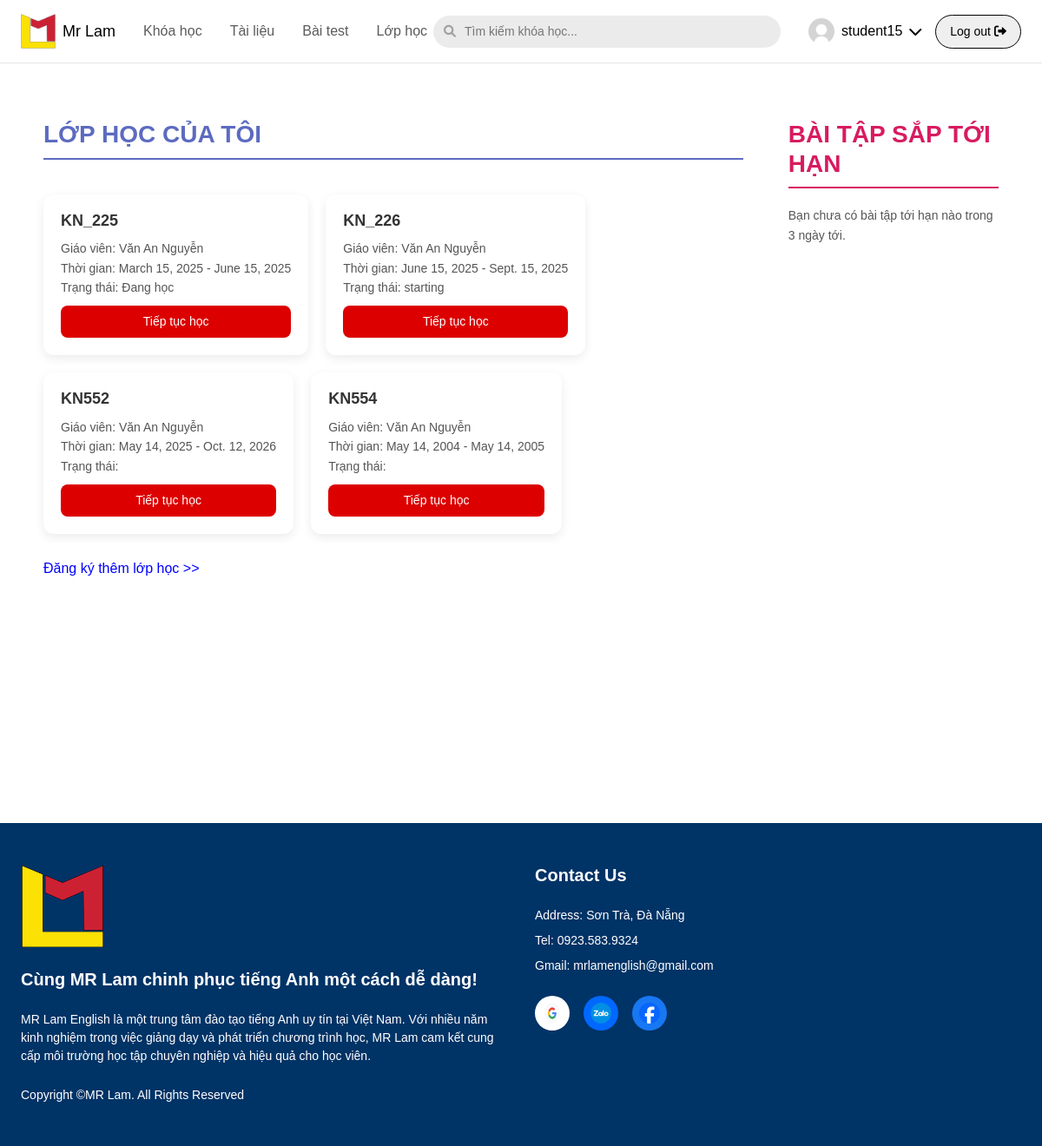
The app's page /MyClass/class/ (signed in), older data.
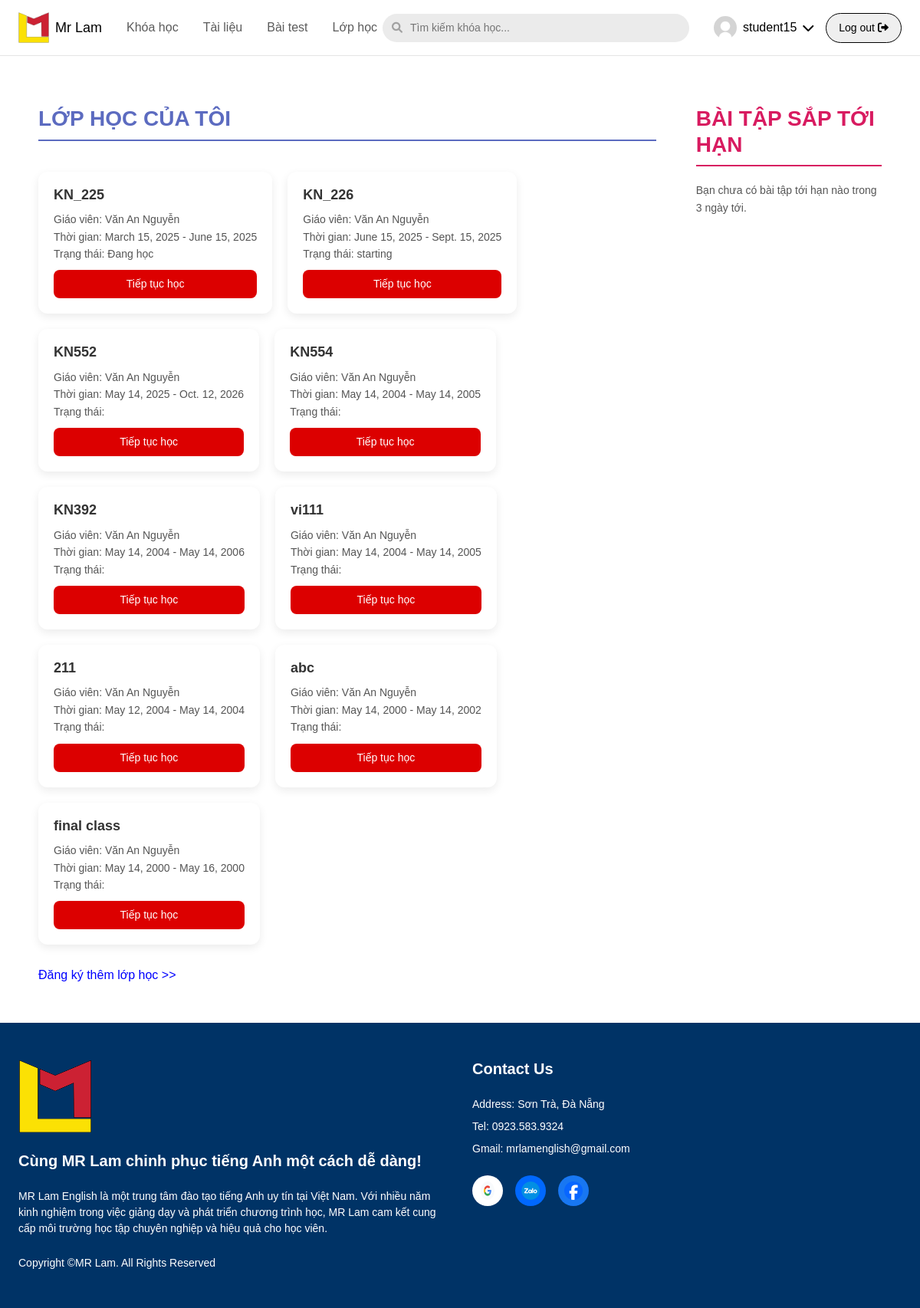
The same page, newer data.
### english/models.py (models this page shows, shortened)
class COURSE(models.Model):
    course_id = models.AutoField(primary_key=True)
    course_name = models.CharField(max_length=100)
    description = models.TextField(null=True, blank=True)
    price = models.IntegerField(null=True, blank=True)
    des_teacher = models.CharField(max_length=100, null=True, blank=True)
    teacher_name = models.CharField(max_length=100, null=True, blank=True)
    image = models.ImageField(upload_to="media/course",null=True, blank=True)
    class Meta:
        db_table = 'COURSE'

class CLASS(models.Model):
    STATUS_CHOICES = [
        ('ongoing', 'Đang học'),
        ('starting', 'Đang bắt đầu'),
        ('finished', 'Đã kết thúc'),
    ]
    class_id = models.AutoField(primary_key=True)
    class_name = models.CharField(max_length=50)
    course = models.ForeignKey(COURSE, on_delete=models.CASCADE)
    begin_time = models.DateField()
    end_time = models.DateField()
    status = models.CharField(max_length=20, choices=STATUS_CHOICES)
    timetable = models.CharField(max_length=1000,null=True,blank=True)
    class Meta:
        db_table = 'CLASS'

### MyClass/views.py (the view, shortened to what this page needs)
# urls.py: path('class/', views.student_class, name='student_class'),
@login_required
def student_class(request):
    user_classes = USER_CLASS.objects.filter(user=request.user).select_related('classes__course')
    if not user_classes:
        return render(request, 'student_class.html', {
            'error': 'Bạn chưa được đăng ký vào bất kỳ lớp học nào. Vui lòng liên hệ giáo viên.',
            'page_title': 'Lớp học của tôi'
        })
    class_data = []
    for user_class in user_classes:
        class_instance = user_class.classes
        class_data.append({
            'class_id': class_instance.class_id,
            'class_name': class_instance.class_name,
            'course_name': class_instance.course.course_name,
            'begin_time': class_instance.begin_time,
            'end_time': class_instance.end_time,
            'status': class_instance.status,
            'course_id': class_instance.course.course_id,
            'teacher_name': class_instance.course.teacher_name or "Chưa có giáo viên",  # Get from COURSE
        })
    now = timezone.now().date()
    due_date_limit = now + timedelta(days=3)
    upcoming_assignments = []
    for user_class in user_classes:
        lesson_details = LESSON_DETAIL.objects.filter(classes=user_class.classes).select_related('lesson__course')
        for lesson_detail in lesson_details:
            exercises = EXERCISE.objects.filter(
                lessondetail=lesson_detail,
                duedate__gte=now,
                duedate__lte=due_date_limit
            )
    return render(request, 'student_class.html', {
        'class_data': class_data,
        'page_title': 'Lớp học của tôi',
        'upcoming_assignments': upcoming_assignments,
    })

### MyClass/templates/student_class.html (shortened to what this page needs)
{% extends 'base.html' %}
{% load static %}
{% block bootstrap %}
    <link href="https://cdn.jsdelivr.net/npm/bootstrap@5.3.2/dist/css/bootstrap.min.css" rel="stylesheet">
{% endblock %}
{% block content %}
<main class="main-container">
    <div class="main-content">
        <div class="student_class">
            <h2 class="section-title" style="border-bottom: 2px solid #5c6bc0;color:#5c6bc0;align-items:flex-start">LỚP HỌC CỦA TÔI</h2>
            <div class="listclass">
                {% if user.is_authenticated %}
                    {% if class_data %}
                        {% for class in class_data %}
                        <div class="course-card">
                            <h3 class="course-title">{{ class.class_name }}</h3>
                            <p class="course-teacher">Giáo viên: {{ class.teacher_name|default:"Chưa có giáo viên" }}</p>
                            <p class="course-teacher">Thời gian: {{ class.begin_time }} - {{ class.end_time }}</p>
                            <p class="course-teacher">Trạng thái: {{ class.status }}</p>
                            <a href="{% url 'student_homework' class.class_id %}" class="btn btn-custom-success">Tiếp tục học</a>
                        </div>
                        {% endfor %}
                    {% else %}
                        <p class="course-teacher">Bạn chưa đăng ký lớp học nào.</p>
                    {% endif %}
                {% else %}
                    <a href="{% url 'login' %}" class="course-teacher">Để xem lớp học, bạn cần đăng nhập.</a>
                {% endif %}
            </div>
            <a href="{% url 'course' %}" style="color:blue;margin-top:1vh"> Đăng ký thêm lớp học >></a>
        </div>
        <div class="upcoming-assignments">
            <h2 class="section-title" style="color: #d81b60">BÀI TẬP SẮP TỚI HẠN</h2>
            <div class="assignment-list">
                {% if upcoming_assignments %}
                    {% for assignment in upcoming_assignments %}
                    <div class="assignment-card">
                        <h3 class="assignment-title">{{ assignment.course_name }} - {{ assignment.lesson_name }}</h3>
                        <p class="assignment-info">Hạn nộp: {{ assignment.duedate|date:"d/m/Y" }}</p>
                        <p class="assignment-info">Thời gian còn lại: {{ assignment.time_remaining }}</p>
                        <p class="assignment-info">Trạng thái: {{ assignment.submission_status }}</p>
                        <a href="{% url 'student_submission' assignment.class_id assignment.lesson_id %}" style="color:blue;text-align:center">Nộp bài</a>
                    </div>
                    {% endfor %}
                {% else %}
                    <p class="assignment-info">Bạn chưa có bài tập tới hạn nào trong 3 ngày tới.</p>
                {% endif %}
            </div>
        </div>
    </div>
</main>
{% endblock %}

Row changes from the older to the newer data that the page shows:
added CLASS: class_name "KN392", begin_time "May 14, 2004", end_time "May 14, 2006"
added CLASS: class_name "vi111", begin_time "May 14, 2004", end_time "May 14, 2005"
added CLASS: class_name "211", begin_time "May 12, 2004", end_time "May 14, 2004"
added CLASS: class_name "abc", begin_time "May 14, 2000", end_time "May 14, 2002"
added CLASS: class_name "final class", begin_time "May 14, 2000", end_time "May 16, 2000"
Text that changed along with them:
new list line: "Giáo viên: Thời gian: - Trạng thái: Tiếp tục học"
new list line: "Văn An Nguyễn"
